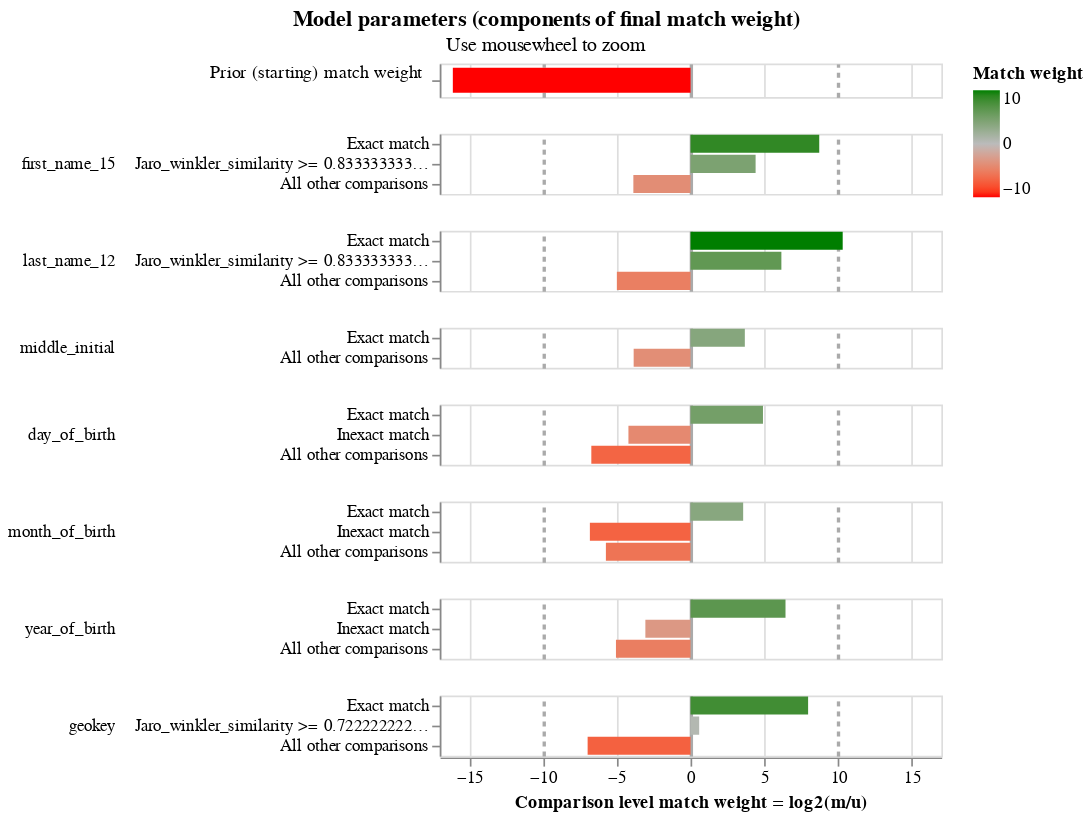

The notebook cell saved with this chart:
### Code cell
linker.match_weights_chart()

### Figure 1 — Vega-Lite specification as saved in the notebook (floating-point values rounded to 4 significant figures)
{"config": {"view": {"continuousWidth": 300, "continuousHeight": 300, "discreteHeight": 60, "discreteWidth": 400}, "header": {"title": null}, "mark": {"tooltip": null}, "title": {"anchor": "middle"}}, "vconcat": [{"mark": {"type": "bar", "clip": true, "height": 15}, "encoding": {"color": {"field": "log2_bayes_factor", "scale": {"domain": [-10, 0, 10], "interpolate": "lab", "range": ["red", "#bbbbbb", "green"]}, "title": "Match weight", "type": "quantitative"}, "tooltip": [{"field": "comparison_name", "title": "Comparison name", "type": "nominal"}, {"field": "probability_two_random_records_match", "format": ".4f", "title": "Probability two random records match", "type": "nominal"}, {"field": "log2_bayes_factor", "format": ",.4f", "title": "Equivalent match weight", "type": "quantitative"}, {"field": "bayes_factor_description", "title": "Match weight description", "type": "nominal"}], "x": {"axis": {"domain": false, "gridColor": {"condition": {"test": "abs(datum.value / 10)  <= 1 & datum.value % 10 === 0", "value": "#aaa"}, "value": "#ddd"}, "gridDash": {"condition": {"test": "abs(datum.value / 10) == 1", "value": [3]}, "value": null}, "gridWidth": {"condition": {"test": "abs(datum.value / 10)  <= 1 & datum.value % 10 === 0", "value": 2}, "value": 1}, "labels": false, "ticks": false, "title": ""}, "field": "log2_bayes_factor", "scale": {"domain": [-17, 17]}, "type": "quantitative"}, "y": {"axis": {"title": "Prior (starting) match weight", "titleAlign": "right", "titleAngle": 0, "titleFontWeight": "normal"}, "field": "label_for_charts", "sort": {"field": "comparison_vector_value", "order": "descending"}, "type": "nominal"}}, "height": 20, "transform": [{"filter": "(datum.comparison_name == 'probability_two_random_records_match')"}]}, {"mark": {"type": "bar", "clip": true}, "encoding": {"color": {"field": "log2_bayes_factor", "scale": {"domain": [-10, 0, 10], "interpolate": "lab", "range": ["red", "#bbbbbb", "green"]}, "title": "Match weight", "type": "quantitative"}, "row": {"field": "comparison_name", "header": {"labelAlign": "left", "labelAnchor": "middle", "labelAngle": 0}, "sort": {"field": "comparison_sort_order"}, "type": "nominal"}, "tooltip": [{"field": "comparison_name", "title": "Comparison name", "type": "nominal"}, {"field": "label_for_charts", "title": "Label", "type": "ordinal"}, {"field": "sql_condition", "title": "SQL condition", "type": "nominal"}, {"field": "m_probability", "format": ".4f", "title": "M probability", "type": "quantitative"}, {"field": "u_probability", "format": ".4f", "title": "U probability", "type": "quantitative"}, {"field": "bayes_factor", "format": ",.4f", "title": "Bayes factor = m/u", "type": "quantitative"}, {"field": "log2_bayes_factor", "format": ",.4f", "title": "Match weight = log2(m/u)", "type": "quantitative"}, {"field": "bayes_factor_description", "title": "Match weight description", "type": "nominal"}], "x": {"axis": {"gridColor": {"condition": {"test": "abs(datum.value / 10)  <= 1 & datum.value % 10 === 0", "value": "#aaa"}, "value": "#ddd"}, "gridDash": {"condition": {"test": "abs(datum.value / 10) == 1", "value": [3]}, "value": null}, "gridWidth": {"condition": {"test": "abs(datum.value / 10)  <= 1 & datum.value % 10 === 0", "value": 2}, "value": 1}, "title": "Comparison level match weight = log2(m/u)"}, "field": "log2_bayes_factor", "scale": {"domain": [-17, 17]}, "type": "quantitative"}, "y": {"axis": {"title": null}, "field": "label_for_charts", "sort": {"field": "comparison_vector_value", "order": "descending"}, "type": "nominal"}}, "height": {"step": 12}, "resolve": {"axis": {"y": "independent"}, "scale": {"y": "independent"}}, "transform": [{"filter": "(datum.comparison_name != 'probability_two_random_records_match')"}]}], "data": {"name": "data-48dbec338d9ff554acb5a452121b1bbb"}, "params": [{"name": "mouse_zoom", "select": {"type": "interval", "encodings": ["x"]}, "bind": "scales", "views": []}], "resolve": {"axis": {"y": "independent"}, "scale": {"y": "independent"}}, "title": {"text": "Model parameters (components of final match weight)", "subtitle": "Use mousewheel to zoom"}, "$schema": "https://vega.github.io/schema/vega-lite/v5.9.3.json", "datasets": {"data-48dbec338d9ff554acb5a452121b1bbb": [{"comparison_name": "probability_two_random_records_match", "sql_condition": null, "label_for_charts": "", "m_probability": null, "u_probability": null, "m_probability_description": null, "u_probability_description": null, "has_tf_adjustments": false, "tf_adjustment_column": null, "tf_adjustment_weight": null, "is_null_level": false, "bayes_factor": 1.412e-05, "log2_bayes_factor": -16.11, "comparison_vector_value": 0, "max_comparison_vector_value": 0, "bayes_factor_description": "The probability that two random records drawn at random match is 0.000 or one in  70,841.6 records.This is equivalent to a starting match weight of -16.112.", "probability_two_random_records_match": 1.412e-05, "comparison_sort_order": -1}, {"comparison_name": "first_name_15", "sql_condition": "\"first_name_15_l\" = \"first_name_15_r\"", "label_for_charts": "Exact match", "m_probability": 0.8585, "u_probability": 0.00203, "m_probability_description": "Amongst matching record comparisons, 85.85% of records are in the exact match comparison level", "u_probability_description": "Amongst non-matching record comparisons, 0.20% of records are in the exact match comparison level", "has_tf_adjustments": false, "tf_adjustment_column": null, "tf_adjustment_weight": 1.0, "is_null_level": false, "bayes_factor": 422.9, "log2_bayes_factor": 8.724, "comparison_vector_value": 2, "max_comparison_vector_value": 2, "bayes_factor_description": "If comparison level is `exact match` then comparison is 422.93 times more likely to be a match", "probability_two_random_records_match": 1.412e-05, "comparison_sort_order": 0}, {"comparison_name": "first_name_15", "sql_condition": "jaro_winkler_similarity(\"first_name_15_l\", \"first_name_15_r\") >= 0.8333333333333334", "label_for_charts": "Jaro_winkler_similarity >= 0.8333333333333334", "m_probability": 0.07376, "u_probability": 0.003468, "m_probability_description": "Amongst matching record comparisons, 7.38% of records are in the jaro_winkler_similarity >= 0.8333333333333334 comparison level", "u_probability_description": "Amongst non-matching record comparisons, 0.35% of records are in the jaro_winkler_similarity >= 0.8333333333333334 comparison level", "has_tf_adjustments": false, "tf_adjustment_column": null, "tf_adjustment_weight": 1.0, "is_null_level": false, "bayes_factor": 21.27, "log2_bayes_factor": 4.411, "comparison_vector_value": 1, "max_comparison_vector_value": 2, "bayes_factor_description": "If comparison level is `jaro_winkler_similarity >= 0.8333333333333334` then comparison is 21.27 times more likely to be a match", "probability_two_random_records_match": 1.412e-05, "comparison_sort_order": 0}, {"comparison_name": "first_name_15", "sql_condition": "ELSE", "label_for_charts": "All other comparisons", "m_probability": 0.06778, "u_probability": 0.9945, "m_probability_description": "Amongst matching record comparisons, 6.78% of records are in the all other comparisons comparison level", "u_probability_description": "Amongst non-matching record comparisons, 99.45% of records are in the all other comparisons comparison level", "has_tf_adjustments": false, "tf_adjustment_column": null, "tf_adjustment_weight": 1.0, "is_null_level": false, "bayes_factor": 0.06815, "log2_bayes_factor": -3.875, "comparison_vector_value": 0, "max_comparison_vector_value": 2, "bayes_factor_description": "If comparison level is `all other comparisons` then comparison is  14.67 times less likely to be a match", "probability_two_random_records_match": 1.412e-05, "comparison_sort_order": 0}, {"comparison_name": "last_name_12", "sql_condition": "\"last_name_12_l\" = \"last_name_12_r\"", "label_for_charts": "Exact match", "m_probability": 0.871, "u_probability": 0.0006842, "m_probability_description": "Amongst matching record comparisons, 87.10% of records are in the exact match comparison level", "u_probability_description": "Amongst non-matching record comparisons, 0.07% of records are in the exact match comparison level", "has_tf_adjustments": false, "tf_adjustment_column": null, "tf_adjustment_weight": 1.0, "is_null_level": false, "bayes_factor": 1273.0, "log2_bayes_factor": 10.31, "comparison_vector_value": 2, "max_comparison_vector_value": 2, "bayes_factor_description": "If comparison level is `exact match` then comparison is 1,273.06 times more likely to be a match", "probability_two_random_records_match": 1.412e-05, "comparison_sort_order": 1}, {"comparison_name": "last_name_12", "sql_condition": "jaro_winkler_similarity(\"last_name_12_l\", \"last_name_12_r\") >= 0.8333333333333334", "label_for_charts": "Jaro_winkler_similarity >= 0.8333333333333334", "m_probability": 0.09762, "u_probability": 0.001368, "m_probability_description": "Amongst matching record comparisons, 9.76% of records are in the jaro_winkler_similarity >= 0.8333333333333334 comparison level", "u_probability_description": "Amongst non-matching record comparisons, 0.14% of records are in the jaro_winkler_similarity >= 0.8333333333333334 comparison level", "has_tf_adjustments": false, "tf_adjustment_column": null, "tf_adjustment_weight": 1.0, "is_null_level": false, "bayes_factor": 71.39, "log2_bayes_factor": 6.158, "comparison_vector_value": 1, "max_comparison_vector_value": 2, "bayes_factor_description": "If comparison level is `jaro_winkler_similarity >= 0.8333333333333334` then comparison is 71.39 times more likely to be a match", "probability_two_random_records_match": 1.412e-05, "comparison_sort_order": 1}, {"comparison_name": "last_name_12", "sql_condition": "ELSE", "label_for_charts": "All other comparisons", "m_probability": 0.03133, "u_probability": 0.9979, "m_probability_description": "Amongst matching record comparisons, 3.13% of records are in the all other comparisons comparison level", "u_probability_description": "Amongst non-matching record comparisons, 99.79% of records are in the all other comparisons comparison level", "has_tf_adjustments": false, "tf_adjustment_column": null, "tf_adjustment_weight": 1.0, "is_null_level": false, "bayes_factor": 0.0314, "log2_bayes_factor": -4.993, "comparison_vector_value": 0, "max_comparison_vector_value": 2, "bayes_factor_description": "If comparison level is `all other comparisons` then comparison is  31.85 times less likely to be a match", "probability_two_random_records_match": 1.412e-05, "comparison_sort_order": 1}, {"comparison_name": "middle_initial", "sql_condition": "\"middle_initial_l\" = \"middle_initial_r\"", "label_for_charts": "Exact match", "m_probability": 0.936, "u_probability": 0.07301, "m_probability_description": "Amongst matching record comparisons, 93.60% of records are in the exact match comparison level", "u_probability_description": "Amongst non-matching record comparisons, 7.30% of records are in the exact match comparison level", "has_tf_adjustments": false, "tf_adjustment_column": null, "tf_adjustment_weight": 1.0, "is_null_level": false, "bayes_factor": 12.82, "log2_bayes_factor": 3.68, "comparison_vector_value": 1, "max_comparison_vector_value": 1, "bayes_factor_description": "If comparison level is `exact match` then comparison is 12.82 times more likely to be a match", "probability_two_random_records_match": 1.412e-05, "comparison_sort_order": 2}, {"comparison_name": "middle_initial", "sql_condition": "ELSE", "label_for_charts": "All other comparisons", "m_probability": 0.06405, "u_probability": 0.927, "m_probability_description": "Amongst matching record comparisons, 6.40% of records are in the all other comparisons comparison level", "u_probability_description": "Amongst non-matching record comparisons, 92.70% of records are in the all other comparisons comparison level", "has_tf_adjustments": false, "tf_adjustment_column": null, "tf_adjustment_weight": 1.0, "is_null_level": false, "bayes_factor": 0.06909, "log2_bayes_factor": -3.855, "comparison_vector_value": 0, "max_comparison_vector_value": 1, "bayes_factor_description": "If comparison level is `all other comparisons` then comparison is  14.47 times less likely to be a match", "probability_two_random_records_match": 1.412e-05, "comparison_sort_order": 2}, {"comparison_name": "day_of_birth", "sql_condition": "\"day_of_birth_l\" = \"day_of_birth_r\"", "label_for_charts": "Exact match", "m_probability": 0.9777, "u_probability": 0.03252, "m_probability_description": "Amongst matching record comparisons, 97.77% of records are in the exact match comparison level", "u_probability_description": "Amongst non-matching record comparisons, 3.25% of records are in the exact match comparison level", "has_tf_adjustments": false, "tf_adjustment_column": null, "tf_adjustment_weight": 1.0, "is_null_level": false, "bayes_factor": 30.07, "log2_bayes_factor": 4.91, "comparison_vector_value": 2, "max_comparison_vector_value": 2, "bayes_factor_description": "If comparison level is `exact match` then comparison is 30.07 times more likely to be a match", "probability_two_random_records_match": 1.412e-05, "comparison_sort_order": 3}, {"comparison_name": "day_of_birth", "sql_condition": "abs(day_of_birth_l - day_of_birth_r) <= 5", "label_for_charts": "Inexact match", "m_probability": 0.01597, "u_probability": 0.2955, "m_probability_description": "Amongst matching record comparisons, 1.60% of records are in the inexact match comparison level", "u_probability_description": "Amongst non-matching record comparisons, 29.55% of records are in the inexact match comparison level", "has_tf_adjustments": false, "tf_adjustment_column": null, "tf_adjustment_weight": 1.0, "is_null_level": false, "bayes_factor": 0.05405, "log2_bayes_factor": -4.21, "comparison_vector_value": 1, "max_comparison_vector_value": 2, "bayes_factor_description": "If comparison level is `inexact match` then comparison is  18.50 times less likely to be a match", "probability_two_random_records_match": 1.412e-05, "comparison_sort_order": 3}, {"comparison_name": "day_of_birth", "sql_condition": "ELSE", "label_for_charts": "All other comparisons", "m_probability": 0.006354, "u_probability": 0.672, "m_probability_description": "Amongst matching record comparisons, 0.64% of records are in the all other comparisons comparison level", "u_probability_description": "Amongst non-matching record comparisons, 67.20% of records are in the all other comparisons comparison level", "has_tf_adjustments": false, "tf_adjustment_column": null, "tf_adjustment_weight": 1.0, "is_null_level": false, "bayes_factor": 0.009455, "log2_bayes_factor": -6.725, "comparison_vector_value": 0, "max_comparison_vector_value": 2, "bayes_factor_description": "If comparison level is `all other comparisons` then comparison is  105.76 times less likely to be a match", "probability_two_random_records_match": 1.412e-05, "comparison_sort_order": 3}, {"comparison_name": "month_of_birth", "sql_condition": "\"month_of_birth_l\" = \"month_of_birth_r\"", "label_for_charts": "Exact match", "m_probability": 0.9869, "u_probability": 0.08324, "m_probability_description": "Amongst matching record comparisons, 98.69% of records are in the exact match comparison level", "u_probability_description": "Amongst non-matching record comparisons, 8.32% of records are in the exact match comparison level", "has_tf_adjustments": false, "tf_adjustment_column": null, "tf_adjustment_weight": 1.0, "is_null_level": false, "bayes_factor": 11.86, "log2_bayes_factor": 3.568, "comparison_vector_value": 2, "max_comparison_vector_value": 2, "bayes_factor_description": "If comparison level is `exact match` then comparison is 11.86 times more likely to be a match", "probability_two_random_records_match": 1.412e-05, "comparison_sort_order": 4}, {"comparison_name": "month_of_birth", "sql_condition": "abs(month_of_birth_l - month_of_birth_r) <= 3", "label_for_charts": "Inexact match", "m_probability": 0.003682, "u_probability": 0.4169, "m_probability_description": "Amongst matching record comparisons, 0.37% of records are in the inexact match comparison level", "u_probability_description": "Amongst non-matching record comparisons, 41.69% of records are in the inexact match comparison level", "has_tf_adjustments": false, "tf_adjustment_column": null, "tf_adjustment_weight": 1.0, "is_null_level": false, "bayes_factor": 0.008832, "log2_bayes_factor": -6.823, "comparison_vector_value": 1, "max_comparison_vector_value": 2, "bayes_factor_description": "If comparison level is `inexact match` then comparison is  113.23 times less likely to be a match", "probability_two_random_records_match": 1.412e-05, "comparison_sort_order": 4}, {"comparison_name": "month_of_birth", "sql_condition": "ELSE", "label_for_charts": "All other comparisons", "m_probability": 0.009369, "u_probability": 0.4998, "m_probability_description": "Amongst matching record comparisons, 0.94% of records are in the all other comparisons comparison level", "u_probability_description": "Amongst non-matching record comparisons, 49.98% of records are in the all other comparisons comparison level", "has_tf_adjustments": false, "tf_adjustment_column": null, "tf_adjustment_weight": 1.0, "is_null_level": false, "bayes_factor": 0.01875, "log2_bayes_factor": -5.737, "comparison_vector_value": 0, "max_comparison_vector_value": 2, "bayes_factor_description": "If comparison level is `all other comparisons` then comparison is  53.35 times less likely to be a match", "probability_two_random_records_match": 1.412e-05, "comparison_sort_order": 4}, {"comparison_name": "year_of_birth", "sql_condition": "\"year_of_birth_l\" = \"year_of_birth_r\"", "label_for_charts": "Exact match", "m_probability": 0.9604, "u_probability": 0.01109, "m_probability_description": "Amongst matching record comparisons, 96.04% of records are in the exact match comparison level", "u_probability_description": "Amongst non-matching record comparisons, 1.11% of records are in the exact match comparison level", "has_tf_adjustments": false, "tf_adjustment_column": null, "tf_adjustment_weight": 1.0, "is_null_level": false, "bayes_factor": 86.64, "log2_bayes_factor": 6.437, "comparison_vector_value": 2, "max_comparison_vector_value": 2, "bayes_factor_description": "If comparison level is `exact match` then comparison is 86.64 times more likely to be a match", "probability_two_random_records_match": 1.412e-05, "comparison_sort_order": 5}, {"comparison_name": "year_of_birth", "sql_condition": "abs(year_of_birth_l - year_of_birth_r) <= 5", "label_for_charts": "Inexact match", "m_probability": 0.01314, "u_probability": 0.1097, "m_probability_description": "Amongst matching record comparisons, 1.31% of records are in the inexact match comparison level", "u_probability_description": "Amongst non-matching record comparisons, 10.97% of records are in the inexact match comparison level", "has_tf_adjustments": false, "tf_adjustment_column": null, "tf_adjustment_weight": 1.0, "is_null_level": false, "bayes_factor": 0.1198, "log2_bayes_factor": -3.061, "comparison_vector_value": 1, "max_comparison_vector_value": 2, "bayes_factor_description": "If comparison level is `inexact match` then comparison is  8.35 times less likely to be a match", "probability_two_random_records_match": 1.412e-05, "comparison_sort_order": 5}, {"comparison_name": "year_of_birth", "sql_condition": "ELSE", "label_for_charts": "All other comparisons", "m_probability": 0.02645, "u_probability": 0.8792, "m_probability_description": "Amongst matching record comparisons, 2.64% of records are in the all other comparisons comparison level", "u_probability_description": "Amongst non-matching record comparisons, 87.92% of records are in the all other comparisons comparison level", "has_tf_adjustments": false, "tf_adjustment_column": null, "tf_adjustment_weight": 1.0, "is_null_level": false, "bayes_factor": 0.03008, "log2_bayes_factor": -5.055, "comparison_vector_value": 0, "max_comparison_vector_value": 2, "bayes_factor_description": "If comparison level is `all other comparisons` then comparison is  33.25 times less likely to be a match", "probability_two_random_records_match": 1.412e-05, "comparison_sort_order": 5}, {"comparison_name": "geokey", "sql_condition": "\"geokey_l\" = \"geokey_r\"", "label_for_charts": "Exact match", "m_probability": 0.6084, "u_probability": 0.002428, "m_probability_description": "Amongst matching record comparisons, 60.84% of records are in the exact match comparison level", "u_probability_description": "Amongst non-matching record comparisons, 0.24% of records are in the exact match comparison level", "has_tf_adjustments": false, "tf_adjustment_column": null, "tf_adjustment_weight": 1.0, "is_null_level": false, "bayes_factor": 250.6, "log2_bayes_factor": 7.969, "comparison_vector_value": 2, "max_comparison_vector_value": 2, "bayes_factor_description": "If comparison level is `exact match` then comparison is 250.63 times more likely to be a match", "probability_two_random_records_match": 1.412e-05, "comparison_sort_order": 6}, {"comparison_name": "geokey", "sql_condition": "jaro_winkler_similarity(\"geokey_l\", \"geokey_r\") >= 0.7222222222222222", "label_for_charts": "Jaro_winkler_similarity >= 0.7222222222222222", "m_probability": 0.3857, "u_probability": 0.2569, "m_probability_description": "Amongst matching record comparisons, 38.57% of records are in the jaro_winkler_similarity >= 0.7222222222222222 comparison level", "u_probability_description": "Amongst non-matching record comparisons, 25.69% of records are in the jaro_winkler_similarity >= 0.7222222222222222 comparison level", "has_tf_adjustments": false, "tf_adjustment_column": null, "tf_adjustment_weight": 1.0, "is_null_level": false, "bayes_factor": 1.501, "log2_bayes_factor": 0.5862, "comparison_vector_value": 1, "max_comparison_vector_value": 2, "bayes_factor_description": "If comparison level is `jaro_winkler_similarity >= 0.7222222222222222` then comparison is 1.50 times more likely to be a match", "probability_two_random_records_match": 1.412e-05, "comparison_sort_order": 6}, {"comparison_name": "geokey", "sql_condition": "ELSE", "label_for_charts": "All other comparisons", "m_probability": 0.005885, "u_probability": 0.7407, "m_probability_description": "Amongst matching record comparisons, 0.59% of records are in the all other comparisons comparison level", "u_probability_description": "Amongst non-matching record comparisons, 74.07% of records are in the all other comparisons comparison level", "has_tf_adjustments": false, "tf_adjustment_column": null, "tf_adjustment_weight": 1.0, "is_null_level": false, "bayes_factor": 0.007946, "log2_bayes_factor": -6.976, "comparison_vector_value": 0, "max_comparison_vector_value": 2, "bayes_factor_description": "If comparison level is `all other comparisons` then comparison is  125.86 times less likely to be a match", "probability_two_random_records_match": 1.412e-05, "comparison_sort_order": 6}]}}
